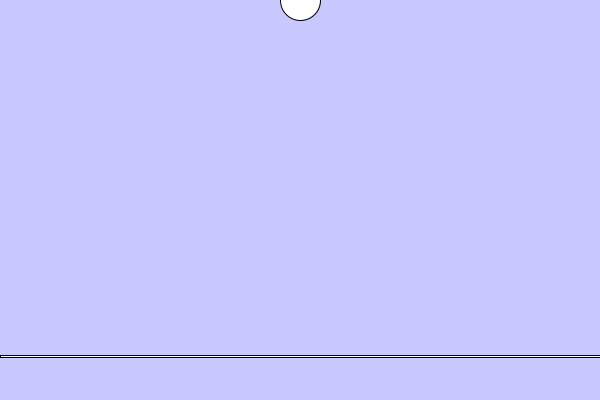
Frame 1 (no input)
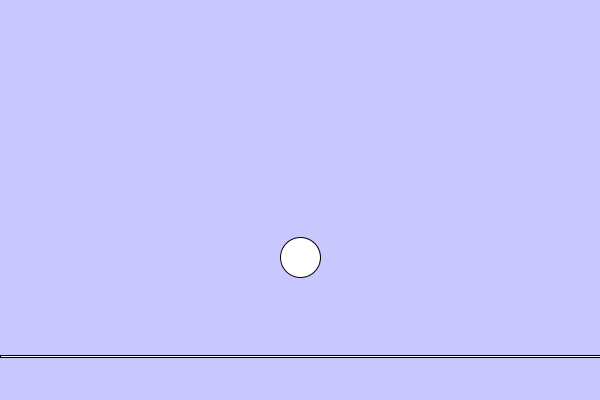
Frame 60 (the mouse pressed at the canvas centre just before this capture)
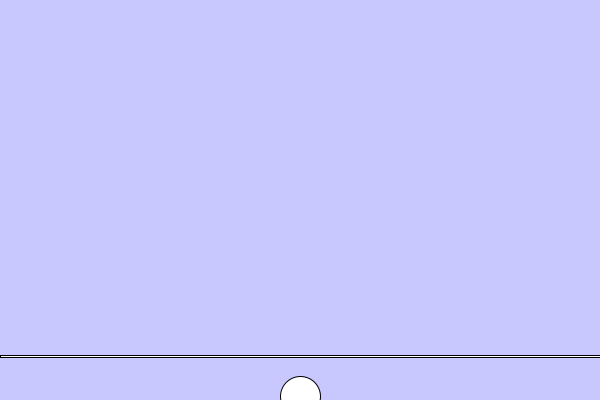
Frame 120 (the mouse held since frame 60 and released just before this capture)

The Processing sketch that drew these frames (run headless with seeded random() and noise(); from frame 60 on, the mouse is pressed at the canvas centre):

// Processing sketch: Physics
// ── Physics.pde
float gravAccel = 9.8; //  g/ m/sˆ2 
boolean mouseControl;
int ground = 355;
int time = millis();

int m;

void setup() {
  size (600,400);
  frameRate(60);
  
  
}

Object obj = new Object (40,40,"ellipse");

void mousePressed(){
  if (obj.type == "rect"){
    if (mouseX > obj.x && mouseX < obj.x +obj.rw && mouseY > obj.y && mouseY < obj.y + obj.rh){
      mouseControl = true;
    }
  } 
  
  if (obj.type == "ellipse"){
    if (mouseX > obj.x - obj.ew/2 && mouseX < obj.x +obj.ew/2 && mouseY > obj.y - obj.eh/2 && mouseY < obj.y + obj.eh/2){
      mouseControl = true;
    }
  } 
}
void mouseReleased(){

    mouseControl = false;
    
}

  
void draw(){
  
  
  
  background (200,200,255);
  
  println (time);
  
  rect (0,ground,width,2);
  obj.exist();
  obj.gravity();
  
}

// ── Object.pde
class Object {

  float x = 300;
  float y;

  int ew; // cm
  int eh; 
  int rw;
  int rh;

  float density = 7.87; //  g/cm^3
  float mass; // g
  float volume; // cm^3
  float weight; // 
  float Cd = 1.05; // Drag Coeffiecient
  float D; //Drag
  float vel = 5;
  float force;
  float accel;



  String type;

  Object (int w, int h, String type) {
    this.type = type;
    this.volume = w*w*h;
    this.mass = this.volume / density;
    this.weight = mass*gravAccel;


    this.D = Cd * (( this.density * this.vel * this.vel) /2 ) * w*w;
    this.force = this.weight - this.D;
    this.accel = this.force / this.mass;

    switch (type) {
    case "rect":
      this.rw = w;
      this.rh = h;
      break;
    case "ellipse":
      this.ew = w;
      this.eh = h;
      break;
    }
  }

  void exist() {


    if (this.type == "rect") {

      rect (this.x, this.y, rw, rh);

      if (mouseControl) {
        this.x = mouseX - this.rw/2;
        this.y = mouseY - this.rh/2;
      }
    }

    if (this.type == "ellipse") {


      ellipse (x, y, ew, eh);

      if (mouseControl) {
        this.x = mouseX + this.ew/6;
        this.y = mouseY + this.eh/6;
      }
    }
  }

  void gravity() {
    this.vel += accel/500;
    this.y += this.vel;

    if (type == "rect")
      if (this.y + this.rh > ground) {
        this.vel = 0;
        this.accel = 0;
      }
  if (type == "ellipse")
      if (this.y - this.eh > ground) {
        this.vel = 0;
        this.accel = 0;
      }
  }
}
